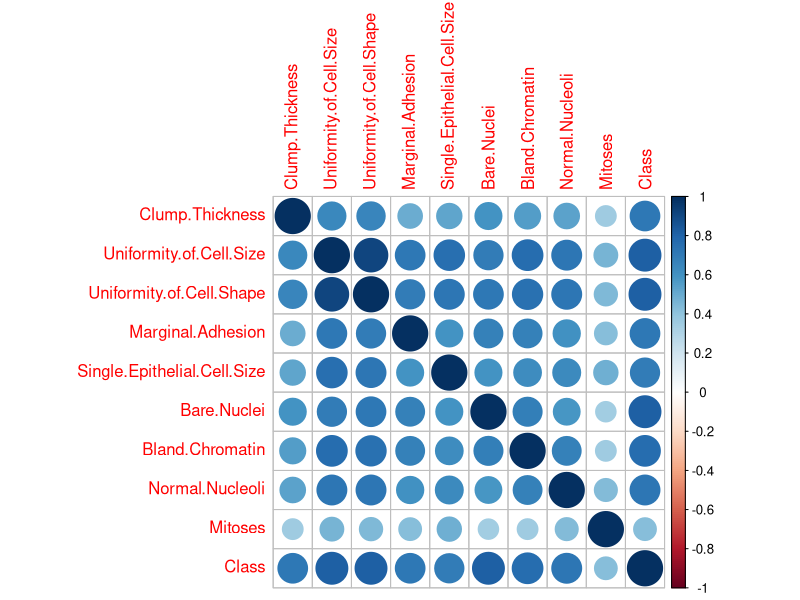
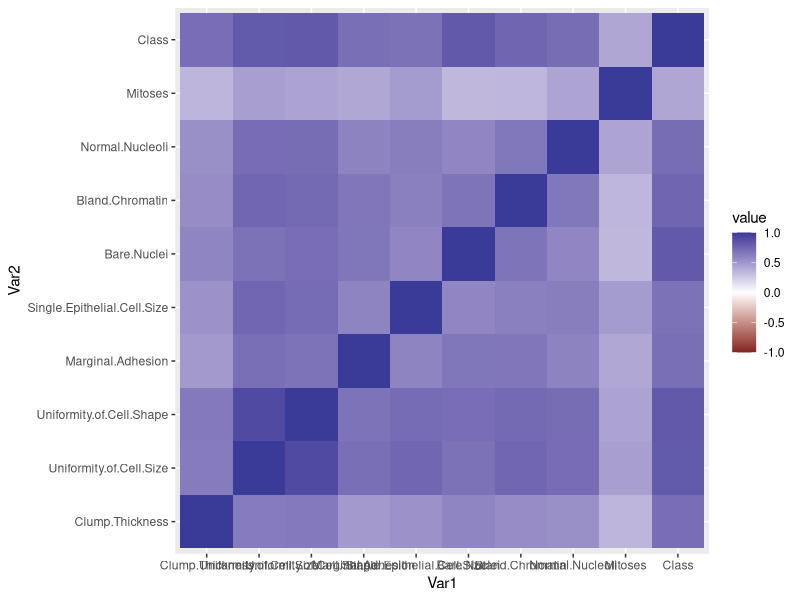
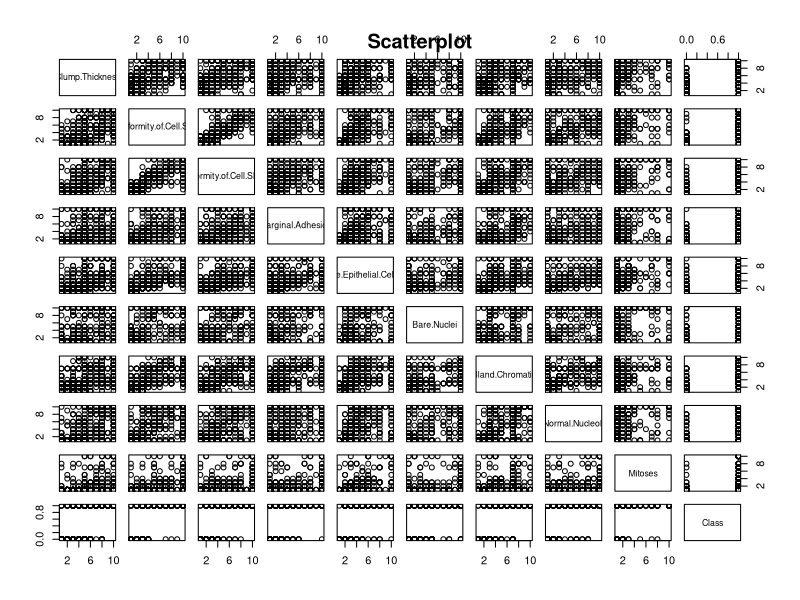
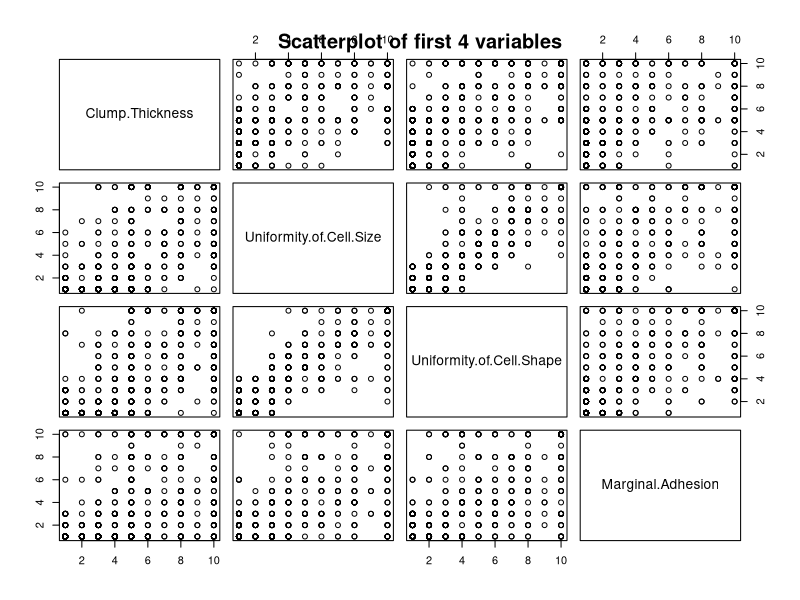
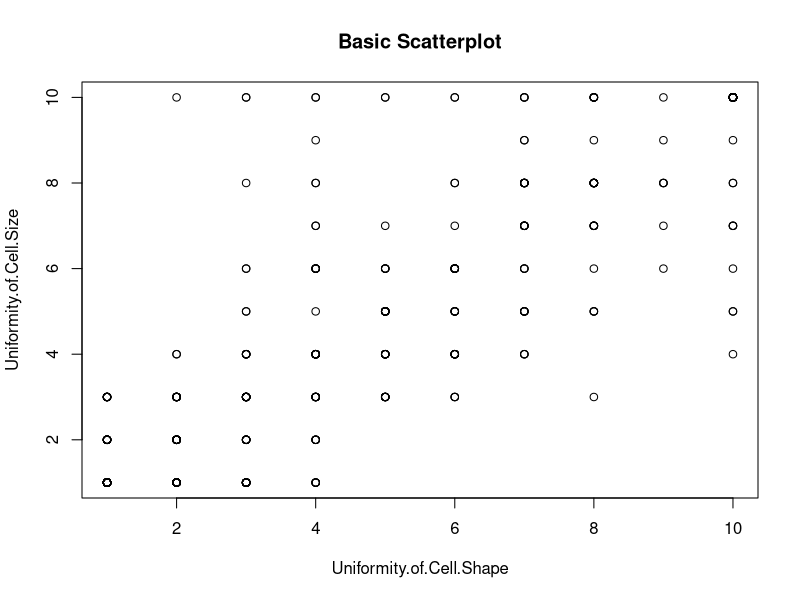
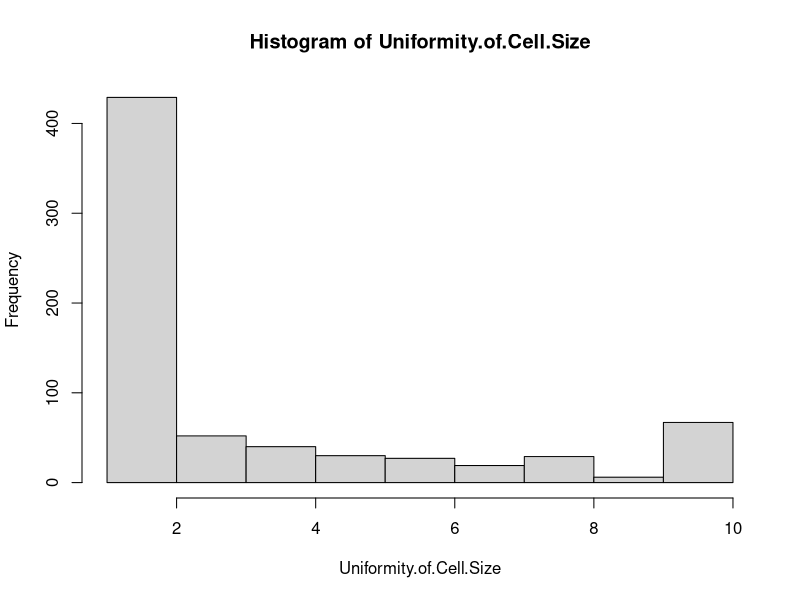
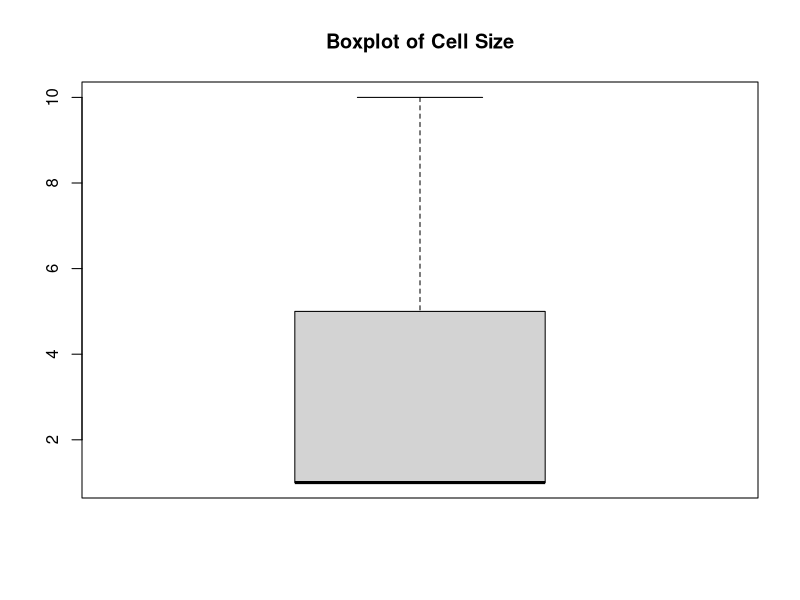
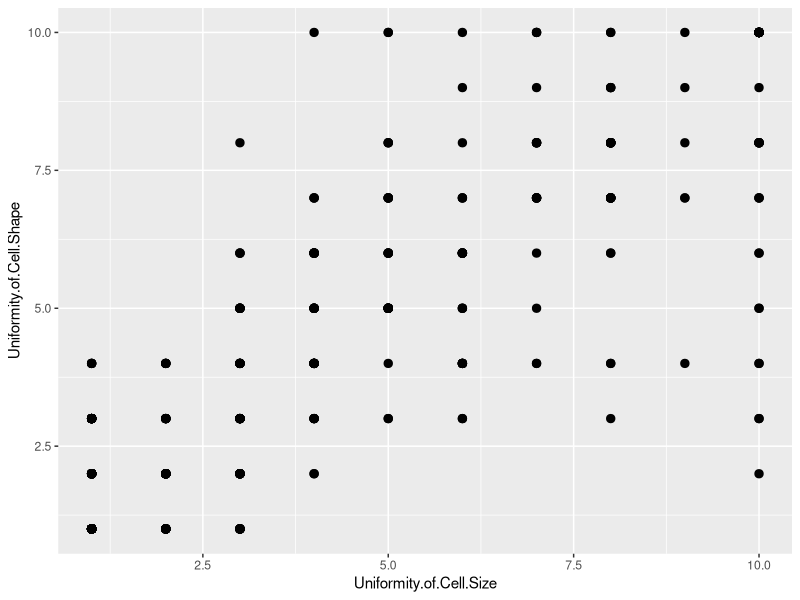

The R script that drew these images, in order: (Note: this script raises an error after producing the figures.)
#################################################################################
# R Tutorial for Binary Classification Exercise.
#################################################################################

# Set the working directory.

setwd("C:/Users/Derek/Documents/RPackages/Predictive Model Example")


#################################################################################
# Load the libraries
#################################################################################

# Load R Libraries for the analysis

# install.packages("car")

library(ggplot2)
library(reshape2)
library(car)
library(corrplot)
library(e1071)
library(randomForest)
library(ROCR)
library(caret)


#################################################################################
# Load the dataset and Data Munging
#################################################################################

# Load the dataset from a csv file

mydata <- read.csv("breastcancer.csv")
attach(mydata)

#~~~~~~~~~~~~~~~~~~~~~~~~~~~~~~~~~~~~~~~~~~~~~~~~~~~~~~~~~~~~~~~~~~~~~~~~~~~~~~~~
# Begin Data Munging Tasks
#~~~~~~~~~~~~~~~~~~~~~~~~~~~~~~~~~~~~~~~~~~~~~~~~~~~~~~~~~~~~~~~~~~~~~~~~~~~~~~~~

summary(mydata)

#~~~~~~~~~~~~~~~~~~~~~~~~~~~~~~~~~~~~~~~~~~~~~~~~~~~~~~~~~~~~~~~~~~~~~~~~~~~~~~~~
# Remove the unnecessary variable


mydata$Sample.Code <- NULL

#~~~~~~~~~~~~~~~~~~~~~~~~~~~~~~~~~~~~~~~~~~~~~~~~~~~~~~~~~~~~~~~~~~~~~~~~~~~~~~~~
# Drop erroneous observations in the Bare.Nuclei variable labeled as "?"

Values <- c("1","2","3","4","5","6","7","8","9","10")

mydata <- mydata[mydata$Bare.Nuclei %in% Values,]

# Convert the Bare.Nuclei variable to integer from factor

mydata$Bare.Nuclei <- as.integer(mydata$Bare.Nuclei)


#~~~~~~~~~~~~~~~~~~~~~~~~~~~~~~~~~~~~~~~~~~~~~~~~~~~~~~~~~~~~~~~~~~~~~~~~~~~~~~~~
# the class variable (0 or 1) need to be converted into catgorical values

# Reencode variable from 0 to 1 to Cancer or No Cancer.

mydata$Class[mydata$Class=="0"] <- "No Cancer"
mydata$Class[mydata$Class=="1"] <- "Cancer"

# And Back again...

mydata$Class[mydata$Class=="No Cancer"] <- 0
mydata$Class[mydata$Class=="Cancer"] <- 1

mydata$Class <- as.integer(mydata$Class)



#~~~~~~~~~~~~~~~~~~~~~~~~~~~~~~~~~~~~~~~~~~~~~~~~~~~~~~~~~~~~~~~~~~~~~~~~~~~~~~~~
# Handling of missing values.

# This will remove any observations that are missing from the dataset (NULL)  

na.omit(mydata)


#################################################################################
# Exploratory Data Analysis
#################################################################################

# Run a simple summary to determine if the dataset is complete

summary(mydata)


#This will provide the standard deviations in the data 
sapply(mydata, sd)

# Correlation Matrix

cormatrix  <- round(cor(mydata), digits=2)

#~~~~~~~~~~~~~~~~~~~~~~~~~~~~~~~~~~~~~~~~~~~~~~~~~~~~~~~~~~~~~~~~~~~~~~~~~~~~~~~~
# Corrplot library of correlations graphics

corrplot(cormatrix)

# Heatmap of correlations using ggplot2

qplot(x=Var1, y=Var2, data=melt(cor(mydata, use="p")), 
      fill=value, geom="tile") +   scale_fill_gradient2(limits=c(-1, 1))

#~~~~~~~~~~~~~~~~~~~~~~~~~~~~~~~~~~~~~~~~~~~~~~~~~~~~~~~~~~~~~~~~~~~~~~~~~~~~~~~~
# R standard graphics
#~~~~~~~~~~~~~~~~~~~~~~~~~~~~~~~~~~~~~~~~~~~~~~~~~~~~~~~~~~~~~~~~~~~~~~~~~~~~~~~~

# scatterplot for all variables


plot(mydata)
title('Scatterplot')

# scatterplot for the first 4 variables

plot.new()
plot(mydata[,1:4])
title('Scatterplot of first 4 variables')

plot.new()
plot(Uniformity.of.Cell.Size~Uniformity.of.Cell.Shape)
title('Basic Scatterplot')

#Histogram for Uniformity.of.Cell.Size

plot.new()
hist(Uniformity.of.Cell.Size)

plot.new()
boxplot(Uniformity.of.Cell.Size)
title('Boxplot of Cell Size')

#################################################################################
# Better graphics from the ggplot library

# ggplot2 of the scatterplot for 1 variable

ggplot(mydata, aes(x=Uniformity.of.Cell.Size, y=Uniformity.of.Cell.Shape)) + geom_point(size=2.5)

# Scatterplot for 1 variable grouped by Class

ggplot(mydata, aes(x=Uniformity.of.Cell.Size, y=Uniformity.of.Cell.Shape, colour=Class)) + geom_point(size=2.5)

# plot Matrix

plotmatrix(mydata[,1:4], colour="gray20") +
  geom_smooth(method="lm")


# GGPlot2 of Histogram
# overlay histogram, empirical density, and normal density

p0 = qplot(Uniformity.of.Cell.Size, geom = 'blank') + geom_line(aes(y = ..density.., colour = 'Empirical'), stat = 'density') + stat_function(fun = dnorm, aes(colour = 'Normal')) + geom_histogram(aes(y = ..density..), alpha = 0.4) + scale_colour_manual(name = 'Density', values = c('red', 'blue')) + opts(legend.position= c(0.85,0.85))

print(p0)

# Nice looking ggplot2 histogram

ggplot(mydata, aes(x=Uniformity.of.Cell.Size)) +
  geom_histogram(binwidth=1, fill="white", colour="black")

# Split by Class

ggplot(mydata, aes(x=Uniformity.of.Cell.Size)) +
  geom_histogram(binwidth=1, fill="white", colour="black") +
  facet_grid(Class ~ .)


#################################################################################
# Data splitting for training and testing
#################################################################################

# This code will split the dataset into a train and test set.
# We will use a 70% training & 30% testing split here. prob=c(0.7, 0.3))
# The set seed allows for the analysis to be recreated.

set.seed(1234)
ind <- sample(2, nrow(mydata), replace=TRUE, prob=c(0.7, 0.3))
trainData <- mydata[ind==1,]
testData <- mydata[ind==2,]


#################################################################################
# Model 1. - Logistic Regression Model
#################################################################################

# Select the variables to use based off of the forward selection procedure.
# Lower AIC indicates a better model.

# Forward Elimination
forwardtest <- step(glm(Class~1, data = trainData), direction="forward", scope=~ Clump.Thickness + Uniformity.of.Cell.Size + Uniformity.of.Cell.Shape + Marginal.Adhesion + 
                      Single.Epithelial.Cell.Size + Bare.Nuclei + Bland.Chromatin + Normal.Nucleoli + Mitoses )


#capture.output(forwardtest,file="test2b.doc")

#~~~~~~~~~~~~~~~~~~~~~~~~~~~~~~~~~~~~~~~~~~~~~~~~~~~~~~~~~~~~~~~~~~~~~~~~~~~~~~~~
# Here is the logistic regression model based off of the results.
#~~~~~~~~~~~~~~~~~~~~~~~~~~~~~~~~~~~~~~~~~~~~~~~~~~~~~~~~~~~~~~~~~~~~~~~~~~~~~~~~

mylogit <- glm(Class ~ Uniformity.of.Cell.Shape + Clump.Thickness + 0, data = trainData, family = "binomial")

summary(mylogit)

# capture.output(summary(mylogit),file="test2a.doc")

#~~~~~~~~~~~~~~~~~~~~~~~~~~~~~~~~~~~~~~~~~~~~~~~~~~~~~~~~~~~~~~~~~~~~~~~~~~~~~~~~
# this section will evaluate the models fit and performance.

# Residual Plot
residualPlots(mylogit, layout=c(1, 3))

# influence Plot
influenceIndexPlot(mylogit, vars=c("Cook", "hat"), id.n=3)

#~~~~~~~~~~~~~~~~~~~~~~~~~~~~~~~~~~~~~~~~~~~~~~~~~~~~~~~~~~~~~~~~~~~~~~~~~~~~~~~~
## CIs using profiled log-likelihood
confint(mylogit)

## CIs using standard errors
confint.default(mylogit)

## Put the coefficients and CI in a format onto a useful scale.

exp(mylogit$coefficients)
exp(confint(mylogit))

## odds ratios only
exp(coef(mylogit))

## odds ratios and 95% CI
exp(cbind(OR = coef(mylogit), confint(mylogit)))

#################################################################################
# Model 2. - Support Vector Machines
#################################################################################

#~~~~~~~~~~~~~~~~~~~~~~~~~~~~~~~~~~~~~~~~~~~~~~~~~~~~~~~~~~~~~~~~~~~~~~~~~~~~~~~~
# Create a SVM for tuning
#~~~~~~~~~~~~~~~~~~~~~~~~~~~~~~~~~~~~~~~~~~~~~~~~~~~~~~~~~~~~~~~~~~~~~~~~~~~~~~~~


tuned <- tune.svm(Class ~ Clump.Thickness + Uniformity.of.Cell.Size + Uniformity.of.Cell.Shape
                  + Marginal.Adhesion + Single.Epithelial.Cell.Size + Bare.Nuclei
                  + Bland.Chromatin + Normal.Nucleoli + Mitoses,
                  data = trainData, gamma = 10^(-6:-1), cost = 10^(-1:1))


summary(tuned)

#~~~~~~~~~~~~~~~~~~~~~~~~~~~~~~~~~~~~~~~~~~~~~~~~~~~~~~~~~~~~~~~~~~~~~~~~~~~~~~~~
# Create a SVM from the tuned parameters
#~~~~~~~~~~~~~~~~~~~~~~~~~~~~~~~~~~~~~~~~~~~~~~~~~~~~~~~~~~~~~~~~~~~~~~~~~~~~~~~~

SVMModel <- svm(Class ~ Clump.Thickness + Uniformity.of.Cell.Size + 
                  Uniformity.of.Cell.Shape+ Marginal.Adhesion + 
                  Single.Epithelial.Cell.Size + Bare.Nuclei + 
                  Bland.Chromatin + Normal.Nucleoli + Mitoses, 
                data = trainData, gamma=0.1, cost=1)

print(SVMModel)
summary(SVMModel)



#################################################################################
# Model 3. - Random Forest Model
#################################################################################

RandomForestModel <- randomForest(Class ~ Clump.Thickness + Uniformity.of.Cell.Size + 
                                    Uniformity.of.Cell.Shape+ Marginal.Adhesion + 
                                    Single.Epithelial.Cell.Size + Bare.Nuclei + 
                                    Bland.Chromatin + Normal.Nucleoli + Mitoses, 
                                  data=trainData, ntree=500, mtry=5, importance=TRUE)

print(RandomForestModel)
importance(RandomForestModel)

plot.new()
varImpPlot(RandomForestModel)

plot.new()
varImpPlot(RandomForestModel, type=1, pch=19, col=1, cex=1.0, main="")
abline(v=20, col="blue")

plot.new()
varImpPlot(RandomForestModel, type=2, pch=19, col=1, cex=1.0, main="")
abline(v=20, col="blue")


#################################################################################
# Evaluate the models performance
#################################################################################

# this is the function which creates the prediction onto the new dataset.

LogisticModel <- predict(mylogit, testData, type="response")
SVMResult <- predict(SVMModel, testData, type="response")
RFResult <- predict(RandomForestModel, testData, type="response")

# This will create the results as a new column on the dataset.

testData$YHat1 <- predict(mylogit, testData, type="response")
testData$YHat2 <- predict(SVMModel, testData, type="response")
testData$YHat3 <- predict(RandomForestModel, testData, type="response")


# These are threshold parameter setting controls.

Predict <- function(t) ifelse(LogisticModel > t , 1,0) #t is the threshold for which the confusion
Predict2 <- function(t) ifelse(SVMResult > t , 1,0) #t is the threshold for which the confusion
Predict3 <- function(t) ifelse(RFResult > t , 1,0) #t is the threshold for which the confusion


confusionMatrix(Predict(0.5), testData$Class) # Logistic Regression
confusionMatrix(Predict2(0.5), testData$Class) # SVM
confusionMatrix(Predict3(0.5), testData$Class) # Random Forest


#~~~~~~~~~~~~~~~~~~~~~~~~~~~~~~~~~~~~~~~~~~~~~~~~~~~~~~~~~~~~~~~~~~~~~~~~~~~~~~~~
# ROC for unpruned model
#~~~~~~~~~~~~~~~~~~~~~~~~~~~~~~~~~~~~~~~~~~~~~~~~~~~~~~~~~~~~~~~~~~~~~~~~~~~~~~~~

pred1 <- prediction(testData$YHat1, testData$Class)
pred2 <- prediction(testData$YHat2, testData$Class)
pred3 <- prediction(testData$YHat3, testData$Class)

perf <- performance(pred1, "tpr", "fpr" )
perf2 <- performance(pred2, "tpr", "fpr")
perf3 <- performance(pred3, "tpr", "fpr")

plot.new()
plot(perf, col = "green", lwd = 2.5)
plot(perf2, add = TRUE, col = "blue", lwd = 2.5)
plot(perf3, add = TRUE, col = "orange", lwd = 2.5)
abline(0,1,col="Red", lwd=2.5, lty = 2)

title('ROC Curve')
legend(0.8,0.4,c("Logistic","SVM","RF"),        
lty=c(1,1,1), # gives the legend appropriate symbols (lines)
lwd=c(1.5,1.5,1.5),col=c("green","blue", "orange")) # gives the legend lines the correct color and width

#~~~~~~~~~~~~~~~~~~~~~~~~~~~~~~~~~~~~~~~~~~~~~~~~~~~~~~~~~~~~~~~~~~~~~~~~~~~~~~~~

# AUC calculation metrics

fit.auc1 <- performance(pred1, "auc")
fit.auc2 <- performance(pred2, "auc")
fit.auc3 <- performance(pred3, "auc")

fit.auc1 # Logistic regression - AUC 0.8236
fit.auc2 # SVM - AUC 0.9981
fit.auc3 # Random Forest - AUC 0.9975


#################################################################################
# Additional: Ensemble Technique Basics
#################################################################################

# Create a new variable that contains an average of the 3 modeling results.
# 33% Logistic, 33% SVM, and 33% Random Forest

testData$YHat4 <- ((testData$YHat1 + testData$YHat2 + testData$YHat3)/3)

Threshold <- function(t) ifelse(testData$YHat4 > t , 1,0) #t is the threshold for which the confusion

confusionMatrix(Threshold(0.5), testData$Class) # Ensemble Technique

#~~~~~~~~~~~~~~~~~~~~~~~~~~~~~~~~~~~~~~~~~~~~~~~~~~~~~~~~~~~~~~~~~~~~~~~~~~~~~~~~

pred4 <- prediction(testData$YHat4, testData$Class)
perf4 <- performance(pred4, "tpr", "fpr")

plot(perf4, add = TRUE, col = "black", lwd = 2.5)


legend(0.8,0.4,c("Logistic","SVM","RF","Ensemble"),        
       lty=c(1,1,1,1), # gives the legend appropriate symbols (lines)
       lwd=c(1.5,1.5,1.5,1.5),col=c("green","blue","orange","black")) # gives the legend lines the correct color and width

fit.auc4 <- performance(pred4, "auc")
fit.auc4 # Ensemble Technique - AUC 0.9967
